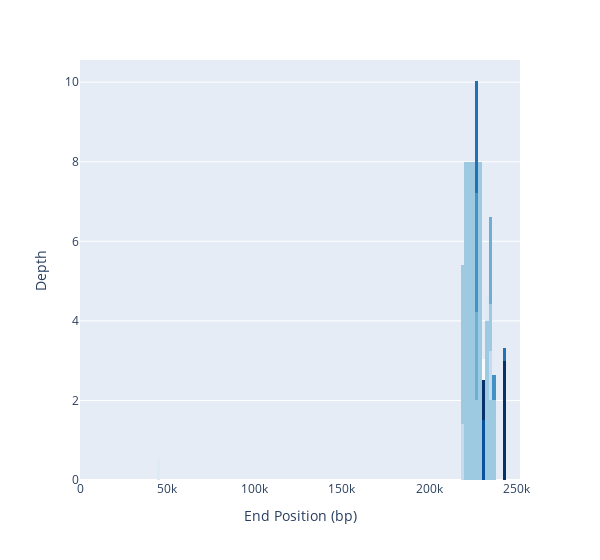

The code cell stored with this chart in its notebook:
### Code cell
# try histogram for first 300 bins
trim_df = df.head(500)
nbins = math.floor(len(trim_df)/2)
print(nbins)
fig = px.histogram(trim_df, x="stop", y="coverage", nbins=150, color="coverage", color_discrete_sequence=px.colors.sequential.Blues,
        labels={"stop":"End Position (bp)", "coverage":"Depth"}, width=600)

fig.layout.update(showlegend=False, yaxis_title="Depth")
fig.show()
fig_html = fig.to_html()

### Figure 1 — Plotly figure (JSON) as saved in the notebook; plotly's stock layout.template omitted (floating-point values rounded to 4 significant figures; data arrays with more than 128 entries replaced by an {"elided": "..."} marker saying what was removed)
{"data": [{"alignmentgroup": "True", "bingroup": "x", "histfunc": "sum", "hovertemplate": "Depth=0.0<br>End Position (bp)=%{x}<br>sum of Depth=%{y}<extra></extra>", "legendgroup": "0.0", "marker": {"color": "rgb(247,251,255)", "pattern": {"shape": ""}}, "name": "0.0", "nbinsx": 150, "offsetgroup": "0.0", "orientation": "v", "showlegend": true, "type": "histogram", "x": {"elided": "460 int values"}, "xaxis": "x", "y": {"elided": "460 int values"}, "yaxis": "y"}, {"alignmentgroup": "True", "bingroup": "x", "histfunc": "sum", "hovertemplate": "Depth=0.52<br>End Position (bp)=%{x}<br>sum of Depth=%{y}<extra></extra>", "legendgroup": "0.52", "marker": {"color": "rgb(222,235,247)", "pattern": {"shape": ""}}, "name": "0.52", "nbinsx": 150, "offsetgroup": "0.52", "orientation": "v", "showlegend": true, "type": "histogram", "x": [44500], "xaxis": "x", "y": [0.52], "yaxis": "y"}, {"alignmentgroup": "True", "bingroup": "x", "histfunc": "sum", "hovertemplate": "Depth=1.41<br>End Position (bp)=%{x}<br>sum of Depth=%{y}<extra></extra>", "legendgroup": "1.41", "marker": {"color": "rgb(198,219,239)", "pattern": {"shape": ""}}, "name": "1.41", "nbinsx": 150, "offsetgroup": "1.41", "orientation": "v", "showlegend": true, "type": "histogram", "x": [218500], "xaxis": "x", "y": [1.41], "yaxis": "y"}, {"alignmentgroup": "True", "bingroup": "x", "histfunc": "sum", "hovertemplate": "Depth=2.0<br>End Position (bp)=%{x}<br>sum of Depth=%{y}<extra></extra>", "legendgroup": "2.0", "marker": {"color": "rgb(158,202,225)", "pattern": {"shape": ""}}, "name": "2.0", "nbinsx": 150, "offsetgroup": "2.0", "orientation": "v", "showlegend": true, "type": "histogram", "x": [219000, 219500, 220000, 220500, 221000, 221500, 222000, 222500, 223000, 223500, 224000, 224500, 225000, 225500, 226000, 228000, 228500, 229000, 229500, 233000, 233500, 235500, 236000], "xaxis": "x", "y": [2, 2, 2, 2, 2, 2, 2, 2, 2, 2, 2, 2, 2, 2, 2, 2, 2, 2, 2, 2, 2, 2, 2], "yaxis": "y"}, {"alignmentgroup": "True", "bingroup": "x", "histfunc": "sum", "hovertemplate": "Depth=2.22<br>End Position (bp)=%{x}<br>sum of Depth=%{y}<extra></extra>", "legendgroup": "2.22", "marker": {"color": "rgb(107,174,214)", "pattern": {"shape": ""}}, "name": "2.22", "nbinsx": 150, "offsetgroup": "2.22", "orientation": "v", "showlegend": true, "type": "histogram", "x": [226500], "xaxis": "x", "y": [2.22], "yaxis": "y"}, {"alignmentgroup": "True", "bingroup": "x", "histfunc": "sum", "hovertemplate": "Depth=3.0<br>End Position (bp)=%{x}<br>sum of Depth=%{y}<extra></extra>", "legendgroup": "3.0", "marker": {"color": "rgb(66,146,198)", "pattern": {"shape": ""}}, "name": "3.0", "nbinsx": 150, "offsetgroup": "3.0", "orientation": "v", "showlegend": true, "type": "histogram", "x": [227000], "xaxis": "x", "y": [3], "yaxis": "y"}, {"alignmentgroup": "True", "bingroup": "x", "histfunc": "sum", "hovertemplate": "Depth=2.81<br>End Position (bp)=%{x}<br>sum of Depth=%{y}<extra></extra>", "legendgroup": "2.81", "marker": {"color": "rgb(33,113,181)", "pattern": {"shape": ""}}, "name": "2.81", "nbinsx": 150, "offsetgroup": "2.81", "orientation": "v", "showlegend": true, "type": "histogram", "x": [227500], "xaxis": "x", "y": [2.81], "yaxis": "y"}, {"alignmentgroup": "True", "bingroup": "x", "histfunc": "sum", "hovertemplate": "Depth=1.51<br>End Position (bp)=%{x}<br>sum of Depth=%{y}<extra></extra>", "legendgroup": "1.51", "marker": {"color": "rgb(8,81,156)", "pattern": {"shape": ""}}, "name": "1.51", "nbinsx": 150, "offsetgroup": "1.51", "orientation": "v", "showlegend": true, "type": "histogram", "x": [230000], "xaxis": "x", "y": [1.51], "yaxis": "y"}, {"alignmentgroup": "True", "bingroup": "x", "histfunc": "sum", "hovertemplate": "Depth=1.0<br>End Position (bp)=%{x}<br>sum of Depth=%{y}<extra></extra>", "legendgroup": "1.0", "marker": {"color": "rgb(8,48,107)", "pattern": {"shape": ""}}, "name": "1.0", "nbinsx": 150, "offsetgroup": "1.0", "orientation": "v", "showlegend": true, "type": "histogram", "x": [230500, 242500, 243000, 243500], "xaxis": "x", "y": [1, 1, 1, 1], "yaxis": "y"}, {"alignmentgroup": "True", "bingroup": "x", "histfunc": "sum", "hovertemplate": "Depth=0.54<br>End Position (bp)=%{x}<br>sum of Depth=%{y}<extra></extra>", "legendgroup": "0.54", "marker": {"color": "rgb(247,251,255)", "pattern": {"shape": ""}}, "name": "0.54", "nbinsx": 150, "offsetgroup": "0.54", "orientation": "v", "showlegend": true, "type": "histogram", "x": [231000], "xaxis": "x", "y": [0.54], "yaxis": "y"}, {"alignmentgroup": "True", "bingroup": "x", "histfunc": "sum", "hovertemplate": "Depth=0.64<br>End Position (bp)=%{x}<br>sum of Depth=%{y}<extra></extra>", "legendgroup": "0.64", "marker": {"color": "rgb(222,235,247)", "pattern": {"shape": ""}}, "name": "0.64", "nbinsx": 150, "offsetgroup": "0.64", "orientation": "v", "showlegend": true, "type": "histogram", "x": [232500], "xaxis": "x", "y": [0.64], "yaxis": "y"}, {"alignmentgroup": "True", "bingroup": "x", "histfunc": "sum", "hovertemplate": "Depth=1.25<br>End Position (bp)=%{x}<br>sum of Depth=%{y}<extra></extra>", "legendgroup": "1.25", "marker": {"color": "rgb(198,219,239)", "pattern": {"shape": ""}}, "name": "1.25", "nbinsx": 150, "offsetgroup": "1.25", "orientation": "v", "showlegend": true, "type": "histogram", "x": [234000], "xaxis": "x", "y": [1.25], "yaxis": "y"}, {"alignmentgroup": "True", "bingroup": "x", "histfunc": "sum", "hovertemplate": "Depth=1.17<br>End Position (bp)=%{x}<br>sum of Depth=%{y}<extra></extra>", "legendgroup": "1.17", "marker": {"color": "rgb(158,202,225)", "pattern": {"shape": ""}}, "name": "1.17", "nbinsx": 150, "offsetgroup": "1.17", "orientation": "v", "showlegend": true, "type": "histogram", "x": [234500], "xaxis": "x", "y": [1.17], "yaxis": "y"}, {"alignmentgroup": "True", "bingroup": "x", "histfunc": "sum", "hovertemplate": "Depth=2.18<br>End Position (bp)=%{x}<br>sum of Depth=%{y}<extra></extra>", "legendgroup": "2.18", "marker": {"color": "rgb(107,174,214)", "pattern": {"shape": ""}}, "name": "2.18", "nbinsx": 150, "offsetgroup": "2.18", "orientation": "v", "showlegend": true, "type": "histogram", "x": [235000], "xaxis": "x", "y": [2.18], "yaxis": "y"}, {"alignmentgroup": "True", "bingroup": "x", "histfunc": "sum", "hovertemplate": "Depth=0.65<br>End Position (bp)=%{x}<br>sum of Depth=%{y}<extra></extra>", "legendgroup": "0.65", "marker": {"color": "rgb(66,146,198)", "pattern": {"shape": ""}}, "name": "0.65", "nbinsx": 150, "offsetgroup": "0.65", "orientation": "v", "showlegend": true, "type": "histogram", "x": [236500], "xaxis": "x", "y": [0.65], "yaxis": "y"}, {"alignmentgroup": "True", "bingroup": "x", "histfunc": "sum", "hovertemplate": "Depth=0.32<br>End Position (bp)=%{x}<br>sum of Depth=%{y}<extra></extra>", "legendgroup": "0.32", "marker": {"color": "rgb(33,113,181)", "pattern": {"shape": ""}}, "name": "0.32", "nbinsx": 150, "offsetgroup": "0.32", "orientation": "v", "showlegend": true, "type": "histogram", "x": [242000], "xaxis": "x", "y": [0.32], "yaxis": "y"}], "layout": {"barmode": "relative", "legend": {"title": {"text": "Depth"}, "tracegroupgap": 0}, "margin": {"t": 60}, "showlegend": false, "width": 600, "xaxis": {"anchor": "y", "domain": [0, 1], "title": {"text": "End Position (bp)"}}, "yaxis": {"anchor": "x", "categoryarray": [0.32, 0.65, 2.18, 1.17, 1.25, 0.64, 0.54, 1, 1.51, 2.81, 3, 2.22, 2, 1.41, 0.52, 0], "categoryorder": "array", "domain": [0, 1], "title": {"text": "Depth"}}}}
